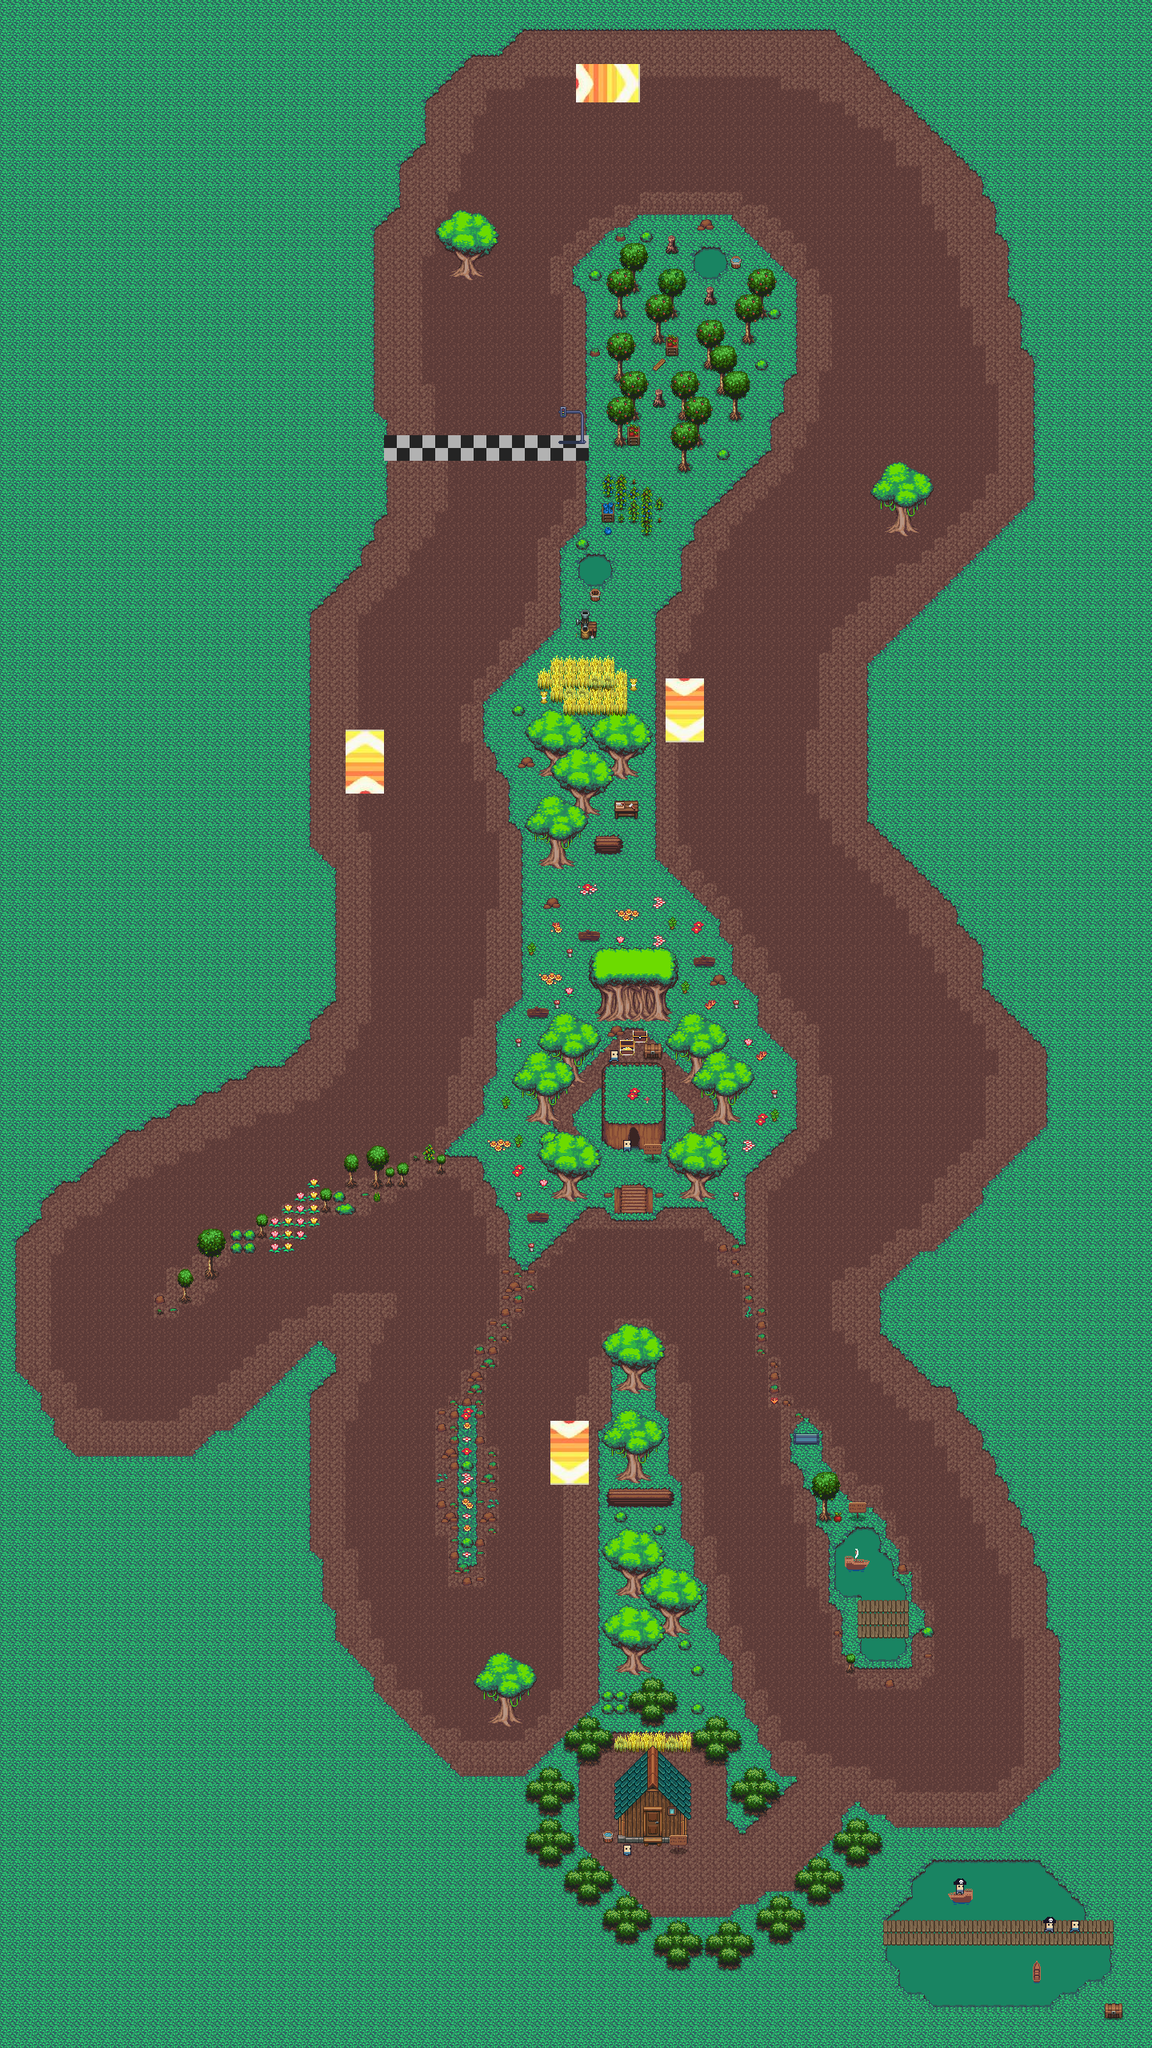

This game map was drawn from its Tiled (.tmx) file and the tilesets committed beside it. A one-line description and the trimmed map source follow:
An orthogonal 90x160 tile map with 16x16 px tiles, 7 tile layers (Fond de carte, Décor (Joueur devant), Décor 1 (Joueur devant), Fake Décor, ...), 10 tilesets and 889 objects (601x collision, 253x slow, 10x zone1, 7x zone3, 5x zone4, ...).

<map version="1.5" tiledversion="1.7.2" orientation="orthogonal" renderorder="right-down" width="90" height="160" tilewidth="16" tileheight="16" infinite="0" nextlayerid="18" nextobjectid="986">
 <tileset firstgid="1" source="Packs/tf_jungle_tileset.tsx" />
 <tileset firstgid="463" source="Packs/!CL_DEMO.tsx" />
 <tileset firstgid="1703" source="Packs/RPG Nature Tileset.tsx" />
 <tileset firstgid="2423" source="Packs/Chest.tsx" />
 <tileset firstgid="2435" source="Packs/Characters.tsx" />
 <tileset firstgid="2531" source="Packs/Start.tsx" />
 <tileset firstgid="4934" source="Packs/outdoors.tsx" />
 <tileset firstgid="5550" source="Packs/Boats.tsx" />
 <tileset firstgid="5582" source="Packs/boost.tsx" />
 <tileset firstgid="5707" source="Packs/lucky_block.tsx" />
 <layer id="1" name="Fond de carte" width="90" height="160">
  <data>[14400 cells, 14400 non-empty, 43 distinct tile ids]</data>
 </layer>
 <layer id="2" name="Décor (Joueur devant)" width="90" height="160">
  <data>[14400 cells, 794 non-empty, 244 distinct tile ids]</data>
 </layer>
 <layer id="5" name="Décor 1 (Joueur devant)" width="90" height="160">
  <data>[14400 cells, 308 non-empty, 161 distinct tile ids]</data>
 </layer>
 <layer id="11" name="Fake Décor" width="90" height="160">
  <data>[14400 cells, 0 non-empty, 0 distinct tile ids]</data>
 </layer>
 <layer id="12" name="Fake Décor 2" width="90" height="160">
  <data>[14400 cells, 0 non-empty, 0 distinct tile ids]</data>
 </layer>
 <layer id="3" name="Décor 2 (Joueur derrière)" width="90" height="160">
  <data>[14400 cells, 619 non-empty, 242 distinct tile ids]</data>
 </layer>
 <layer id="4" name="Décor 3" width="90" height="160">
  <data>[14400 cells, 16 non-empty, 6 distinct tile ids]</data>
 </layer>
 <objectgroup id="6" name="boost">
  <object id="9" type="boost" x="431.5" y="912" width="48.5" height="80" />
  <object id="10" type="boost" x="720" y="79.5" width="80.5" height="49" />
  <object id="11" type="boost" x="832" y="847.667" width="47.6667" height="80" />
  <object id="12" type="boost" x="688" y="1776" width="47.5" height="80" />
 </objectgroup>
 <objectgroup id="7" name="collision">
  <object id="48" type="collision" x="756" y="1359.83" width="71" height="73.1667" />
  <object id="49" type="collision" x="764.5" y="1315" width="7" height="11" />
  <object id="50" type="collision" x="806" y="1306.5" width="19" height="16.5" />
  <object id="51" type="collision" x="792.5" y="1289.5" width="16" height="11.5" />
  <object id="52" type="collision" x="777.5" y="1308" width="15" height="10" />
  <object id="53" type="collision" x="814" y="1443.5" width="4" height="6.5" />
  <object id="57" type="collision" x="724.667" y="548.667" width="14" height="6.66667" />
  <object id="63" type="collision" x="450.667" y="294" width="14" height="215.333" />
  <object id="65" type="collision" x="486.5" y="208.25" width="11.25" height="50" />
  <object id="67" type="collision" x="479.25" y="258.25" width="13.25" height="7" />
  <object id="68" type="collision" x="470.375" y="266.25" width="12.625" height="7.125" />
  <object id="69" type="collision" x="461.75" y="274.375" width="14" height="6.875" />
  <object id="70" type="collision" x="452.125" y="282.75" width="13.5" height="10.375" />
  <object id="71" type="collision" x="492.364" y="197.273" width="11.8182" height="7.63636" />
  <object id="72" type="collision" x="502" y="185.818" width="12.5455" height="9.09091" />
  <object id="73" type="collision" x="510.545" y="173.818" width="16" height="9.63636" />
  <object id="74" type="collision" x="515.273" y="184" width="4" height="4" />
  <object id="75" type="collision" x="527.273" y="121.636" width="2.72727" height="56.9091" />
  <object id="76" x="531.25" y="115.5" width="6.375" height="6.125" />
  <object id="357" type="collision" x="533.25" y="68.75" width="13.5" height="43.25" />
  <object id="358" type="collision" x="530.75" y="58" width="27.5" height="42.5" />
  <object id="359" type="collision" x="521.5" y="32.25" width="65" height="40.5" />
  <object id="360" type="collision" x="555.5" y="71" width="15.75" height="16.5" />
  <object id="361" type="collision" x="579.667" y="31.3333" width="43.6667" height="33" />
  <object id="362" type="collision" x="618.667" y="28.6667" width="21.6667" height="21.6667" />
  <object id="363" type="collision" x="618.667" y="47.3333" width="11.3333" height="11.3333" />
  <object id="364" type="collision" x="635" y="33" width="12.6667" height="10" />
  <object id="365" type="collision" x="642.5" y="17" width="430.5" height="16.5" />
  <object id="370" type="collision" x="1053.5" y="29.5" width="25" height="20.5" />
  <object id="371" type="collision" x="1070" y="47.5" width="22" height="20" />
  <object id="372" type="collision" x="1088" y="65.5" width="18.5" height="19.5" />
  <object id="373" type="collision" x="1061.67" y="49.6667" width="7.33333" height="8.33333" />
  <object id="374" type="collision" x="1082" y="68" width="5.33333" height="6.33333" />
  <object id="375" type="collision" x="1102.67" y="86.3333" width="15" height="12.6667" />
  <object id="376" type="collision" x="1097.67" y="85.3333" width="4.33333" height="6" />
  <object id="377" type="collision" x="1116.67" y="98.3333" width="16" height="13" />
  <object id="378" type="collision" x="1110" y="100" width="5.66667" height="5" />
  <object id="379" type="collision" x="1130" y="110.5" width="21.75" height="16.75" />
  <object id="380" type="collision" x="1123" y="111.75" width="6.75" height="7" />
  <object id="381" type="collision" x="1145.5" y="127.25" width="15.25" height="14.25" />
  <object id="382" type="collision" x="1159.5" y="141.25" width="15.5" height="14" />
  <object id="383" type="collision" x="1139" y="127.75" width="6" height="5.5" />
  <object id="384" type="collision" x="1152.5" y="141.75" width="6.25" height="7.25" />
  <object id="385" type="collision" x="1166.5" y="156.5" width="8.25" height="7.25" />
  <object id="386" type="collision" x="1175.75" y="156.75" width="14" height="15.25" />
  <object id="387" type="collision" x="1190" y="173.25" width="13.25" height="12.5" />
  <object id="388" type="collision" x="1182.5" y="172.5" width="6.75" height="6.75" />
  <object id="389" type="collision" x="1197.25" y="187.5" width="13.75" height="7" />
  <object id="390" type="collision" x="1206.5" y="194.25" width="16.25" height="7.5" />
  <object id="391" type="collision" x="1212.25" y="202.75" width="16" height="6" />
  <object id="392" type="collision" x="1218.5" y="209.75" width="20" height="4.5" />
  <object id="393" type="collision" x="1230.25" y="214.5" width="9.75" height="28.25" />
  <object id="394" type="collision" x="1225.5" y="214.5" width="3.75" height="4.75" />
  <object id="395" type="collision" x="1246.75" y="241.5" width="13.5" height="49" />
  <object id="396" type="collision" x="1239.25" y="242" width="7.25" height="8.25" />
  <object id="397" type="collision" x="1255" y="290.5" width="8.25" height="7" />
  <object id="398" type="collision" x="1263.75" y="291.5" width="12.75" height="78.75" />
  <object id="399" type="collision" x="1270.75" y="370.75" width="9.5" height="8.5" />
  <object id="400" type="collision" x="1278.75" y="372.25" width="8.25" height="60.5" />
  <object id="401" type="collision" x="1287.25" y="432.25" width="8.75" height="11" />
  <object id="402" type="collision" x="1293.75" y="442" width="10.5" height="182.75" />
  </objectgroup>
 <objectgroup id="13" name="obstacle">
  <!-- 334 objects omitted --></objectgroup>
 <objectgroup id="15" name="checkpoint">
  <!-- 288 objects omitted --></objectgroup>
 <objectgroup id="16" name="finish">
  <!-- 284 objects omitted --></objectgroup>
 <objectgroup id="8" name="slow">
  <!-- 283 objects omitted --></objectgroup>
 <objectgroup id="17" name="zone" visible="0">
  <!-- 23 objects omitted --></objectgroup>
</map>
<!-- 824 of 889 objects omitted -->
